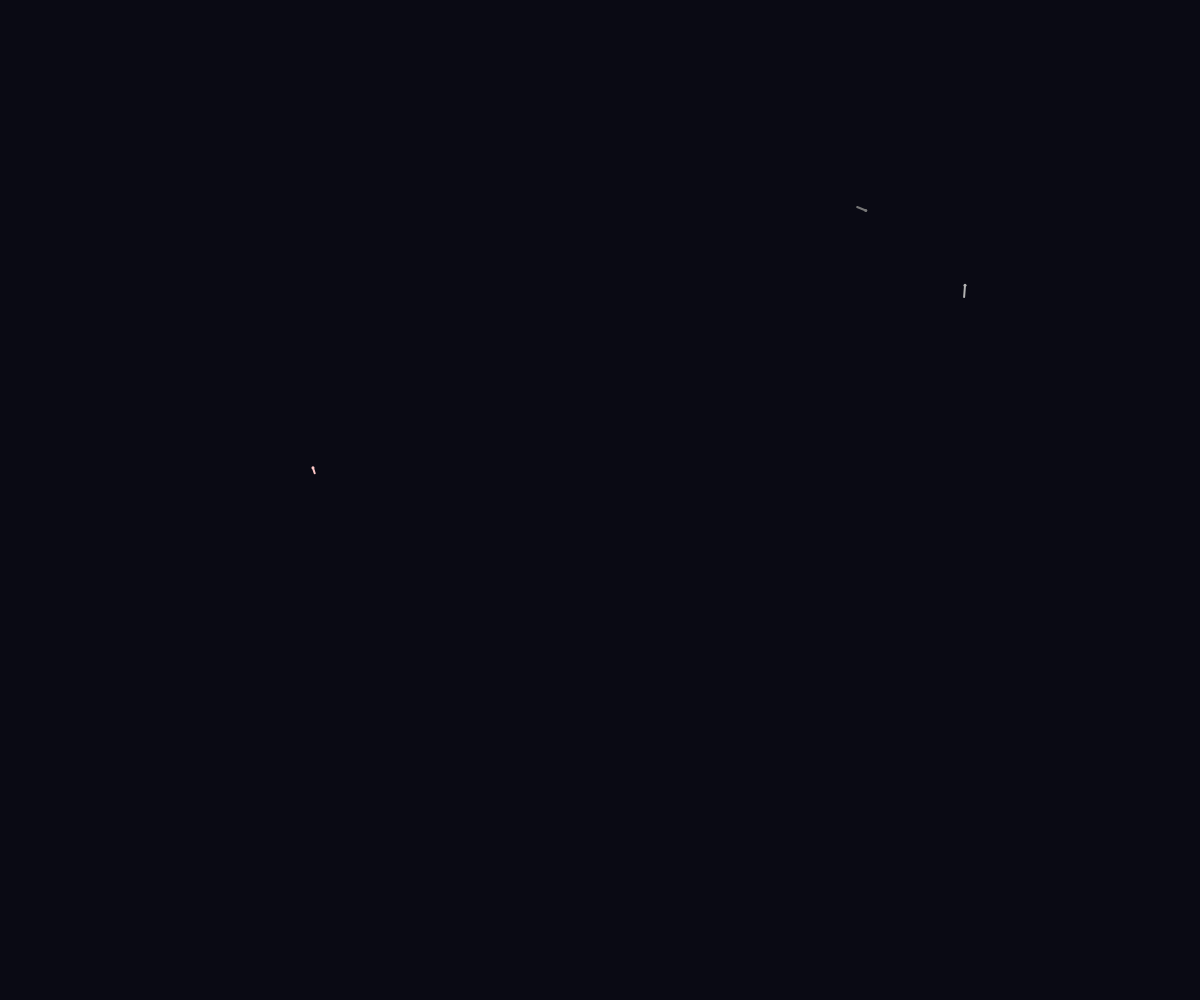
Frame 1 (no input)
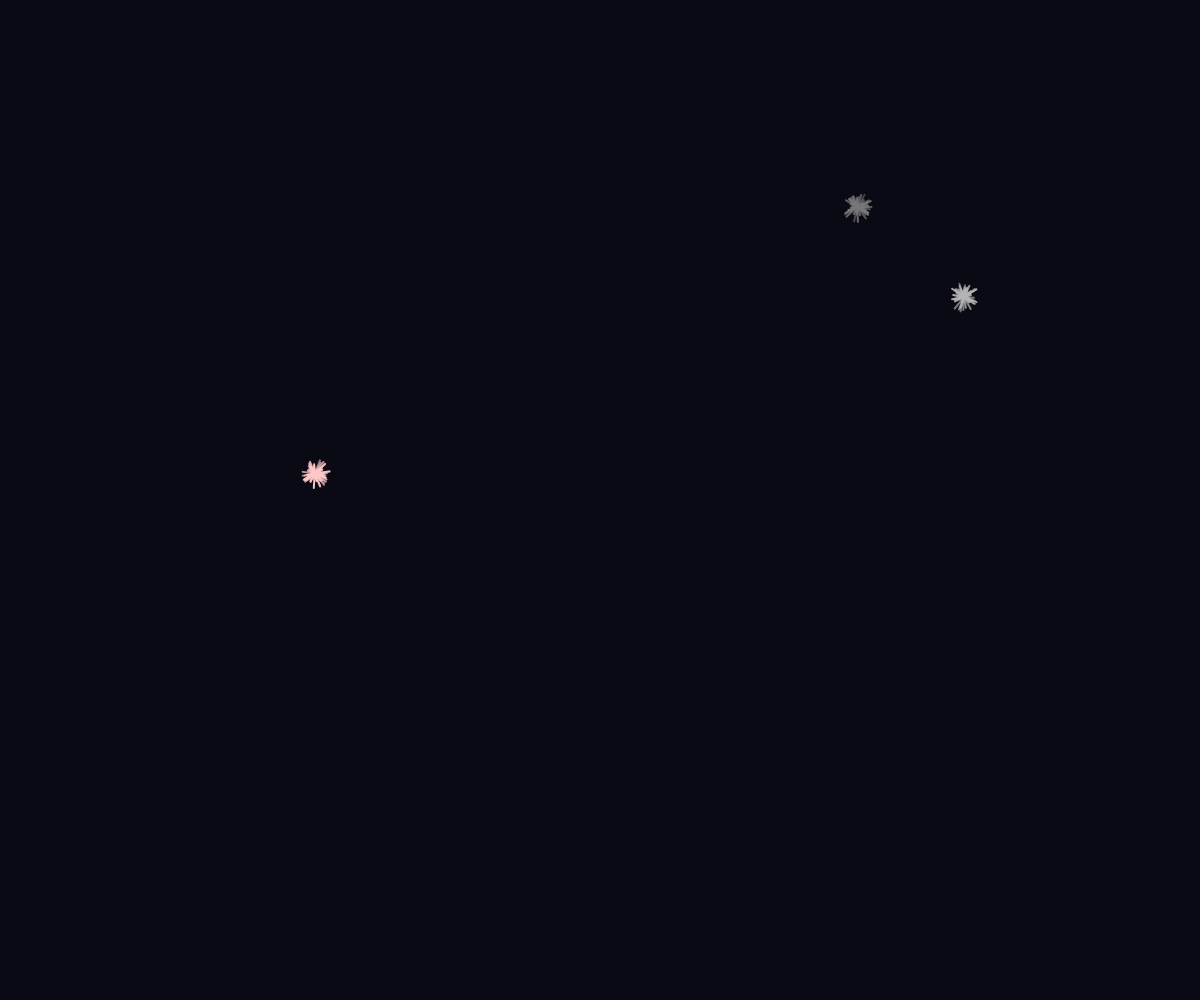
Frame 60 (no input)
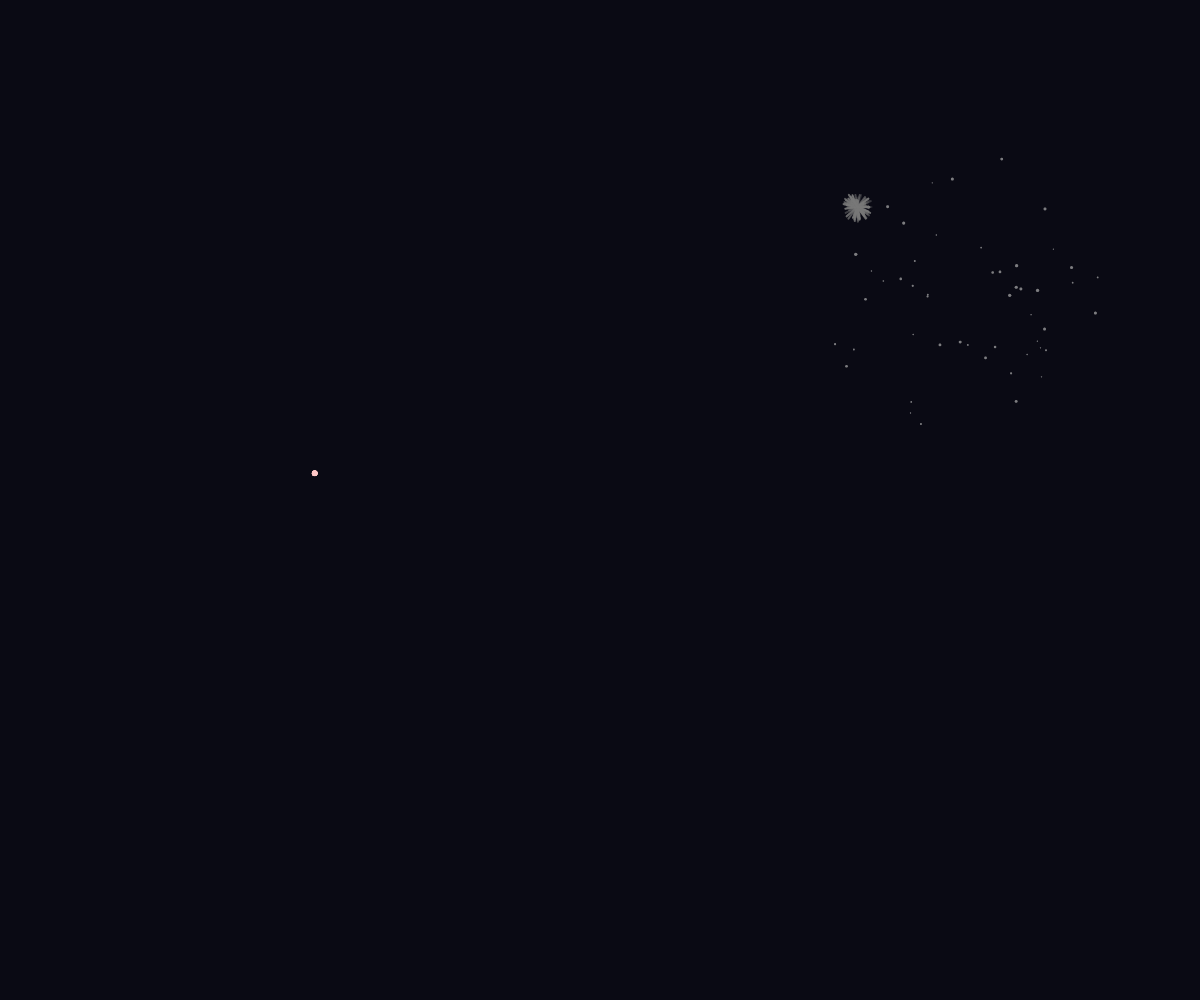
Frame 120 (the mouse pressed at the canvas centre since frame 60)

The p5.js sketch that drew these frames (run headless with seeded random() and noise() and a simulated clock; from frame 60 on, the mouse is pressed at the canvas centre):

// p5.js sketch
// ── sketch.js
let crystals = [];
let particles = [];
let palette = [];

class Crystal {
  constructor(x, y) {
    this.pos = createVector(x, y);
    this.segments = [];
    this.growth = 0;
    this.maxGrowth = random(50, 150);
    this.color = random(palette);
    this.shattered = false;
    this.shatterTime = 0;
  }

  update() {
    if (!this.shattered) {
      // Grow crystal
      this.growth += 1;
      
      if (this.growth > this.maxGrowth) {
        this.shattered = true;
        this.shatterTime = frameCount;
        
        // Create fragments
        for (let i = 0; i < 50; i++) {
          particles.push({
            pos: createVector(this.pos.x, this.pos.y),
            vel: p5.Vector.random2D().mult(random(2, 8)),
            life: 1,
            color: this.color,
            size: random(2, 6)
          });
        }
      } else {
        // Add new segments during growth
        let angle = random(TWO_PI);
        let length = random(5, 15);
        let endX = this.pos.x + cos(angle) * length;
        let endY = this.pos.y + sin(angle) * length;
        
        this.segments.push({
          start: createVector(this.pos.x, this.pos.y),
          end: createVector(endX, endY),
          life: 1
        });
      }
      
      // Update segments
      for (let i = this.segments.length - 1; i >= 0; i--) {
        this.segments[i].life -= 0.01;
        if (this.segments[i].life <= 0) {
          this.segments.splice(i, 1);
        }
      }
    } else {
      // Update fragments
      for (let i = particles.length - 1; i >= 0; i--) {
        let p = particles[i];
        p.pos.add(p.vel);
        p.vel.mult(0.95); // Slow down
        p.life -= 0.01;
        
        if (p.life <= 0) {
          particles.splice(i, 1);
        }
      }
    }
  }

  display() {
    noFill();
    
    if (!this.shattered) {
      // Draw growing crystal
      stroke(this.color);
      strokeWeight(2);
      
      for (let seg of this.segments) {
        let alpha = map(seg.life, 0, 1, 50, 255);
        stroke(red(this.color), green(this.color), blue(this.color), alpha);
        line(seg.start.x, seg.start.y, seg.end.x, seg.end.y);
      }
      
      // Draw growth tip
      if (this.segments.length > 0) {
        let lastSeg = this.segments[this.segments.length - 1];
        stroke(this.color);
        strokeWeight(3);
        point(lastSeg.end.x, lastSeg.end.y);
      }
    } else {
      // Draw fragments
      noStroke();
      for (let p of particles) {
        fill(red(p.color), green(p.color), blue(p.color), p.life * 200);
        ellipse(p.pos.x, p.pos.y, p.size * p.life);
      }
    }
  }
}

function setup() {
  createCanvas(windowWidth, windowHeight);
  frameRate(30);

  // Edo woodblock print palette - muted and ethereal
  palette = [
    color(255, 255, 255), // White
    color(180, 180, 180), // Light gray
    color(120, 120, 120), // Medium gray
    color(60, 60, 60),    // Dark gray
    color(255, 200, 200), // Pale pink
    color(255, 150, 150)  // Pink
  ];

  // Create initial crystals
  for (let i = 0; i < 3; i++) {
    crystals.push(new Crystal(random(width), random(height)));
  }
}

function draw() {
  background(10, 10, 20);

  // Update and display crystals
  for (let crystal of crystals) {
    crystal.update();
    crystal.display();
  }

  // Add new crystals occasionally
  if (frameCount % 300 === 0 && crystals.length < 8) {
    crystals.push(new Crystal(random(width), random(height)));
  }
}

function windowResized() {
  resizeCanvas(windowWidth, windowHeight);
}
